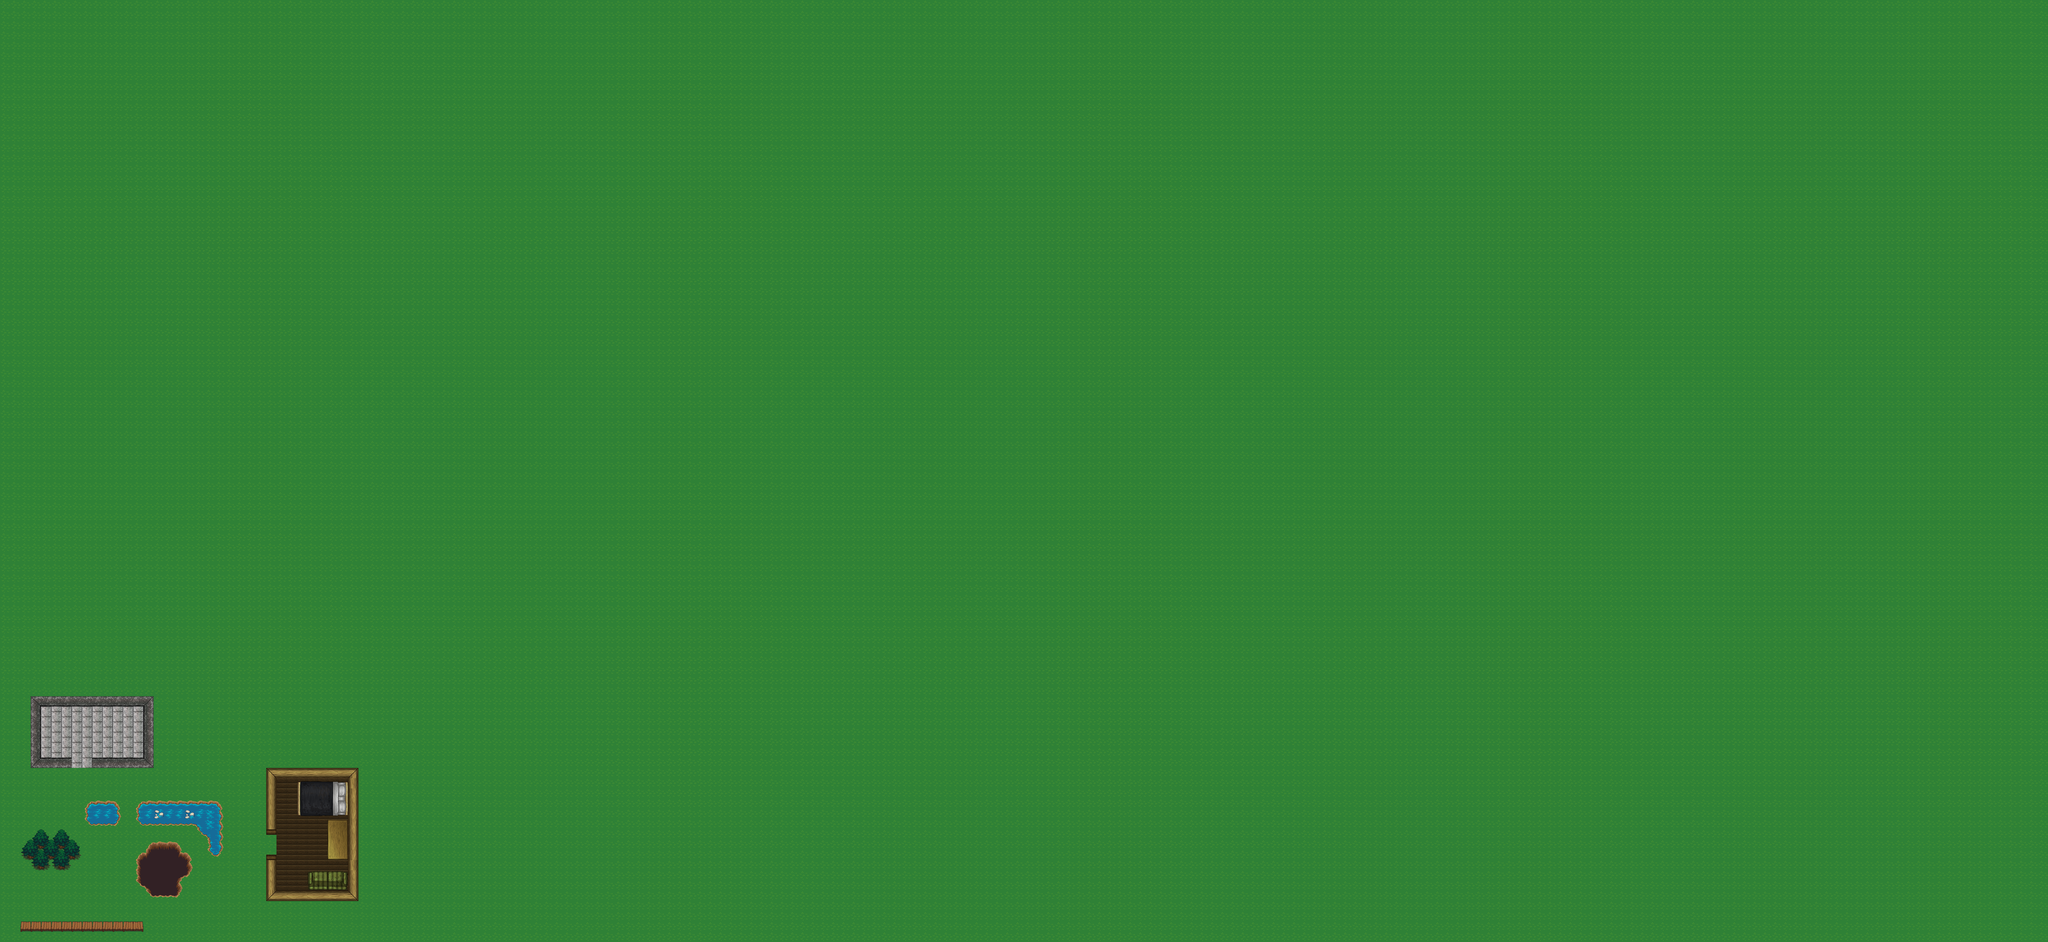

The image is a tile-based game level rendered from a .tmx file. Its description and source (layers, tilesets, objects; grid data summarised) follow:
An orthogonal 200x92 tile map with 32x32 px tiles, 4 tile layers (Grass, Tile Layer 2, Houses, house-objects), 3 tilesets and 33 objects (5x Item.handgunammo, 5x Item.medkit, 3x Item.rifleammo, 2x Item.handgun, 2x Item.rifle, ...).

<map version="1.0" tiledversion="1.1.4" orientation="orthogonal" renderorder="right-down" width="200" height="92" tilewidth="32" tileheight="32" infinite="0" nextobjectid="86">
 <tileset firstgid="1" source="forest_tiles.tsx" />
 <tileset firstgid="257" source="house_tiles.tsx" />
 <tileset firstgid="924" source="object_tiles.tsx" />
 <layer name="Grass" width="200" height="92">
  <data>[18400 cells, 18400 non-empty, 1 distinct tile ids]</data>
 </layer>
 <layer name="Tile Layer 2" width="200" height="92">
  <data>[18400 cells, 109 non-empty, 44 distinct tile ids]</data>
 </layer>
 <layer name="Houses" width="200" height="92">
  <data>[18400 cells, 200 non-empty, 31 distinct tile ids]</data>
 </layer>
 <objectgroup name="houses-collision">
  <object id="25" x="832" y="2592">
   <polyline points="0,0 0,-192 288,-192 288,224 0,224 0,160 0.125,79 31.875,79.25 32,192 256,192 256,-160 32,-160 32,0 32,16.7273 -0.0909091,17 -0.0909091,0" />
  </object>
  <object id="27" x="224" y="2400">
   <polyline points="0,0 0,-32 -96,-32 -96,-192 224,-192 224,-32 64,-32 64,0 256,0 256,-224 -128,-224 -128,0 0,0" />
  </object>
 </objectgroup>
 <layer name="house-objects" width="200" height="92">
  <data>[18400 cells, 36 non-empty, 36 distinct tile ids]</data>
 </layer>
 <objectgroup name="objects-collision">
  <object id="26" x="1024" y="2560">
   <polyline points="0,0 64,0 64,128 0,128 0,0" />
  </object>
 </objectgroup>
 <objectgroup name="collision">
  <object id="1" x="64" y="2912">
   <polyline points="0,0 32,-32 352,-32 384,0 0,0" />
  </object>
  <object id="2" x="478" y="2634">
   <polyline points="0,0 -7.5,3.5 -13.5,9 -16,15 -20,19 -22.5,21 -21,28 -24,32.5 -30.5,30.5 -33.5,31 -38.5,36 -42.5,37 -45.5,44 -52.5,54 -48.5,67.5 -51.5,77 -47,81 -52,83.5 -50.5,93 -50,96.5 -47,104.5 -52.5,108 -46.5,112 -54,115 -50,122.5 -38.5,128.5 -41,129.5 -39,135.5 -29.5,138 -23,143.5 -21,149.5 -7,159.5 -11,165.5 0.5,169 5,167 14.5,170 22.5,166.5 30,169 38.5,167 45,168.5 56.5,165.5 62.5,169.5 67,168.5 73,169 83,162 80,156 87,153 91.5,143.5 88,130.5 83,126.5 83,122 89,118.5 90.5,112 94.5,109.5 102,103.5 105,107.5 115,97.5 113.5,93 118.5,87 122.5,77.5 120,69.5 115.5,64 114,59.5 117.5,56.5 121,50.5 112,37.5 102.5,29 94,29 95,32 84.5,29.5 88.5,23 86,16.5 81.5,9.5 75.5,6 77,2 71.5,-0.5 58,-3.5 47.5,-5 43.5,-1.5 30,-2.5 21,-4.5 5,0 0,-1" />
  </object>
  <object id="6" x="445.5" y="2511.5">
   <polyline points="0,0 -6.5,5 -11.5,13 -14.5,14.5 -12.5,27 -12,40.5 -14,49.5 -6.5,56 -1.5,65.5 156.5,63.5 170.5,68.5 177.5,76 183.5,87 190.5,94.5 203,101.5 209,107 212.5,125 211,138.5 209.5,147 219.5,155 228.5,160.5 240.5,152 241.5,145 245.5,135.5 239,127 245,104.5 238,92.5 244,70.5 239.5,63 245,37.5 239,31 241.5,16 236.5,9.5 225,-1 217.5,-1 208.5,2 181,-1 176,3.5 150,-1 143,3 118.5,-0.5 110.5,3 84.5,-1.5 77,3.5 51,-1.5 45.5,3.5 22,-1 14.5,2 1,-0.5" />
  </object>
  <object id="7" x="345" y="2511">
   <polyline points="0,0 -12.5,2.5 -37.5,-1 -43,2 -56,2 -58.5,1.5 -72.5,14 -72.5,22.5 -70.5,36 -73,47.5 -68.5,56 -60.5,65.5 -50.5,66 -38.5,65.5 -13,67 2.5,66 9,65 20.5,58.5 23.5,50 25,42.5 21.5,32.5 17,24.5 20.5,17.5 15.5,9.5 6,3 -0.5,0" />
  </object>
  <object id="64" x="0" y="2944">
   <polyline points="0,0 6400,0 6400,-2944 0,-2944 0,0" />
  </object>
 </objectgroup>
 <objectgroup name="inventory-items">
  <object id="49" name="Item.handgun" x="980.167" y="2731.35" width="32" height="32">
   <ellipse />
  </object>
  <object id="50" name="Item.rifle" x="878.5" y="2499.35" width="32" height="32">
   <ellipse />
  </object>
  <object id="51" name="Item.rifle" x="548.833" y="2316.65" width="32" height="32">
   <ellipse />
  </object>
  <object id="52" name="Item.handgun" x="199.834" y="2261.65" width="32" height="32">
   <ellipse />
  </object>
  <object id="53" name="Item.rifleammo" x="369.167" y="2236.65" width="32" height="32">
   <ellipse />
  </object>
  <object id="54" name="Item.handgunammo" x="891.167" y="2616.98" width="32" height="32">
   <ellipse />
  </object>
  <object id="55" name="Item.rifleammo" x="949.167" y="2480.65" width="32" height="32">
   <ellipse />
  </object>
  <object id="56" name="Item.rifleammo" x="1008.17" y="2482.65" width="32" height="32">
   <ellipse />
  </object>
  <object id="57" name="Item.shotgun" x="648" y="2253.33" width="32" height="32">
   <ellipse />
  </object>
  <object id="58" name="Item.shotgunammo" x="722.667" y="2257.33" width="32" height="32">
   <ellipse />
  </object>
  <object id="59" name="Item.medkit" x="600" y="2369.33" width="32" height="32">
   <ellipse />
  </object>
  <object id="60" name="Item.medkit" x="134.667" y="2220" width="32" height="32">
   <ellipse />
  </object>
  <object id="61" name="Item.medkit" x="870.667" y="2745.33" width="32" height="32">
   <ellipse />
  </object>
  <object id="62" name="Item.medkit" x="160" y="2845.33" width="32" height="32">
   <ellipse />
  </object>
  <object id="63" name="Item.medkit" x="90.6667" y="32" width="32" height="32">
   <ellipse />
  </object>
  <object id="65" name="Item.helmet" x="580" y="2087" width="32" height="32">
   <ellipse />
  </object>
  <object id="66" name="Item.vest" x="667" y="2065.5" width="32" height="32">
   <ellipse />
  </object>
  <object id="82" name="Item.handgunammo" x="736" y="2457" width="32" height="32">
   <ellipse />
  </object>
  <object id="83" name="Item.handgunammo" x="737" y="2510" width="32" height="32">
   <ellipse />
  </object>
  <object id="84" name="Item.handgunammo" x="734" y="2553" width="32" height="32">
   <ellipse />
  </object>
  <object id="85" name="Item.handgunammo" x="731" y="2613" width="32" height="32">
   <ellipse />
  </object>
 </objectgroup>
 <objectgroup name="spawners-zombies">
  <object id="67" name="Spawner.zombie" x="155" y="2570" width="32" height="32">
   <ellipse />
  </object>
  <object id="68" name="Zombie.standard" x="377" y="2227" width="32" height="32">
   <ellipse />
  </object>
  <object id="80" name="Zombie.zombieShooter" x="703" y="2214" width="32" height="32">
   <ellipse />
  </object>
  <object id="81" name="Spawner.zombieShooter" x="926" y="2300" width="32" height="32">
   <ellipse />
  </object>
 </objectgroup>
</map>
